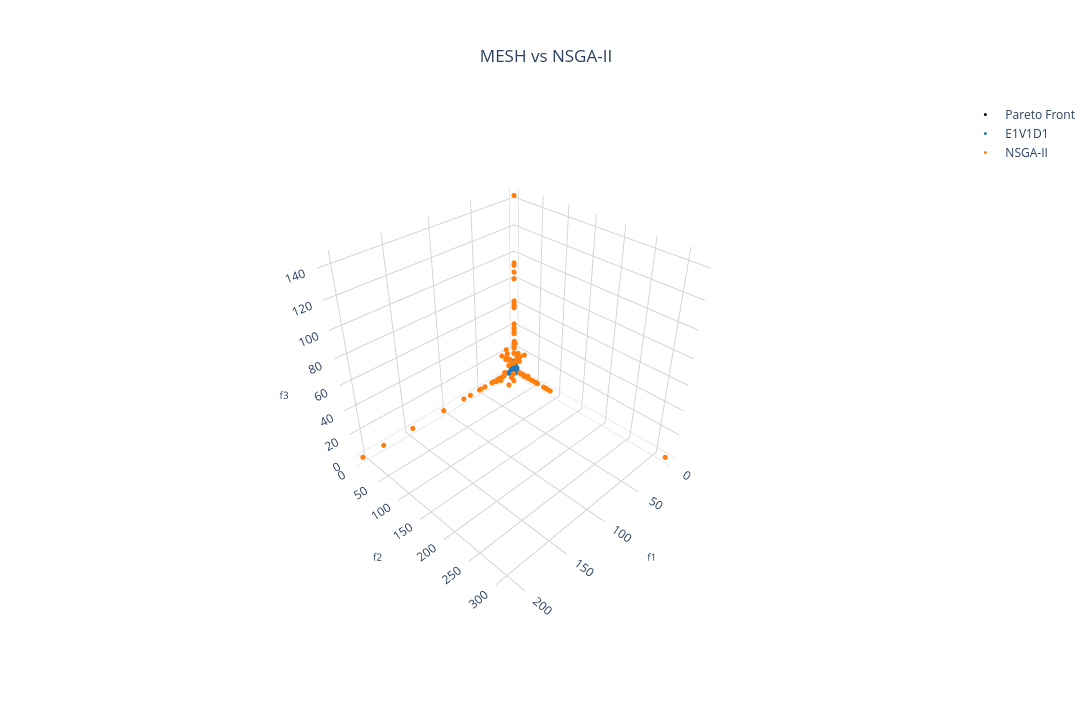

Notebook cell for this chart:
### Markdown cell above
### MESH vs Pymoo 3D:

### Code cell
# Creating a subplot
fig = go.Figure()

add_MESH = True
if(add_MESH):
    for i in range(num_dataset + there_is_pareto):
        fig.add_trace(pareto_front[i])

fig.add_trace(go.Scatter3d(x=res.F[:,0], 
               y=res.F[:,1],
               z=res.F[:,2],
               mode='markers', marker=dict(size=3, color=solid_colors[-1]),
               name="NSGA-II")
               )

# Setting layout
fig.update_layout(
    showlegend=True,
    scene=dict(
        camera=dict(
          eye=dict(x=1.5,y=1.5,z=1.5)
        ),
        xaxis=dict(
            #range=[-0.15, 0.65],
            title=dict(text='f1', font=dict(size=10)),
            backgroundcolor='white',  # X-axis background
            gridcolor='lightgray',    # Grid color on X axis 
            showbackground=True       # Show background
        ),
        yaxis=dict(
            #range=[-0.15, 0.65],
            title=dict(text='f2', font=dict(size=10)),
            backgroundcolor='white',  # Y-axis background
            gridcolor='lightgray',    # Grid color on Y axis
            showbackground=True       # Show background
        ),
        zaxis=dict(
            #range=[-0.15, 0.65],
            title=dict(text='f3', font=dict(size=10)),
            backgroundcolor='white',  # Z-axis background
            gridcolor='lightgray',    # Grid color on Z axis
            showbackground=True       # Show background
        ),
        aspectmode='cube',
    ),
    title=dict(
        text='MESH vs NSGA-II',
        x=0.5,  # Centering the title
        xanchor='center',
        yanchor='top'
    ),
    #margin=dict(l=0, r=0, b=0, t=0), # Rearrange the margin
    width=1520,   # Figure width (pixels)
    height=720,  # Figure height (pixels)
    paper_bgcolor="white",
    plot_bgcolor='white'
)

# Showing the figure
fig.show()
